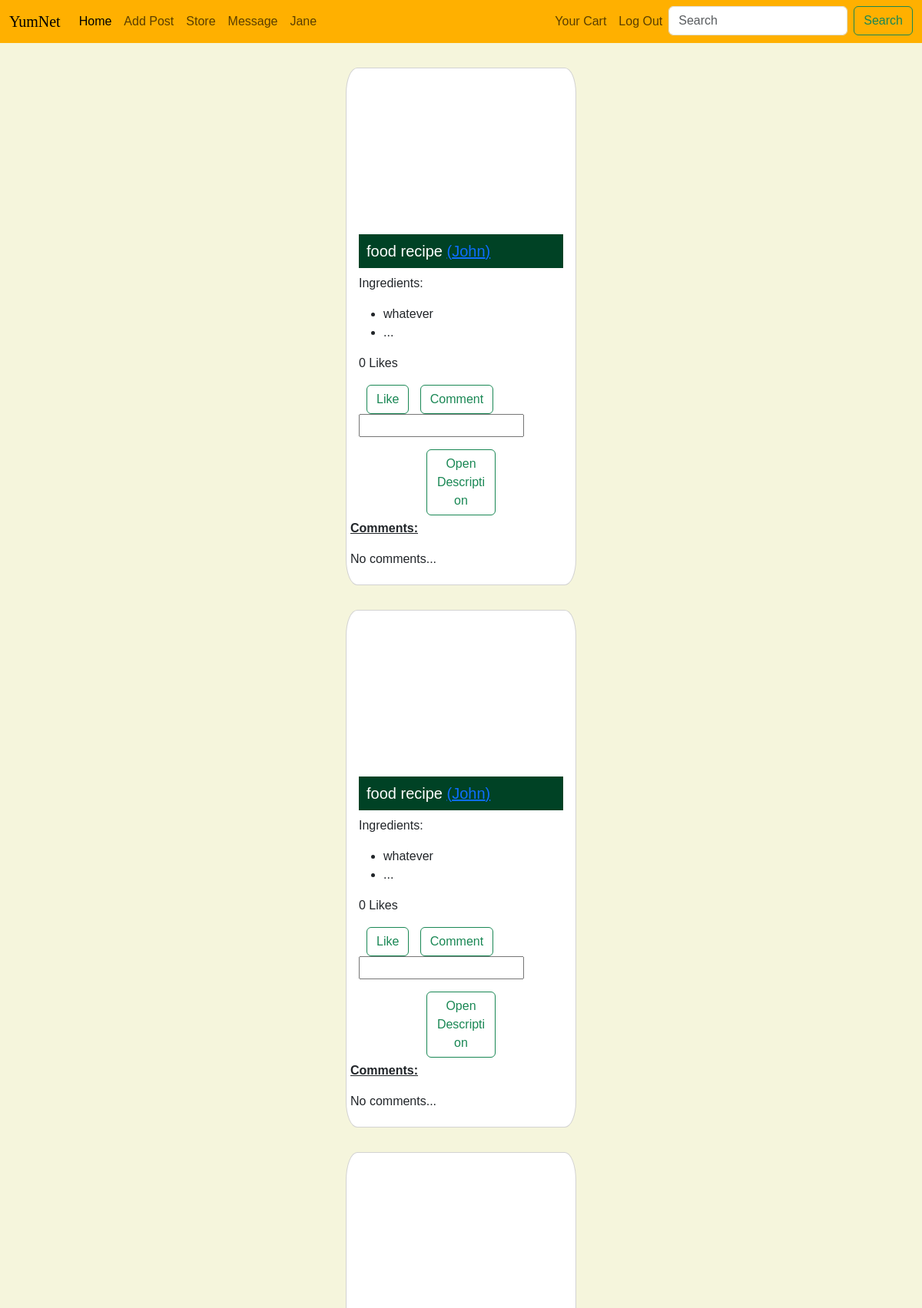
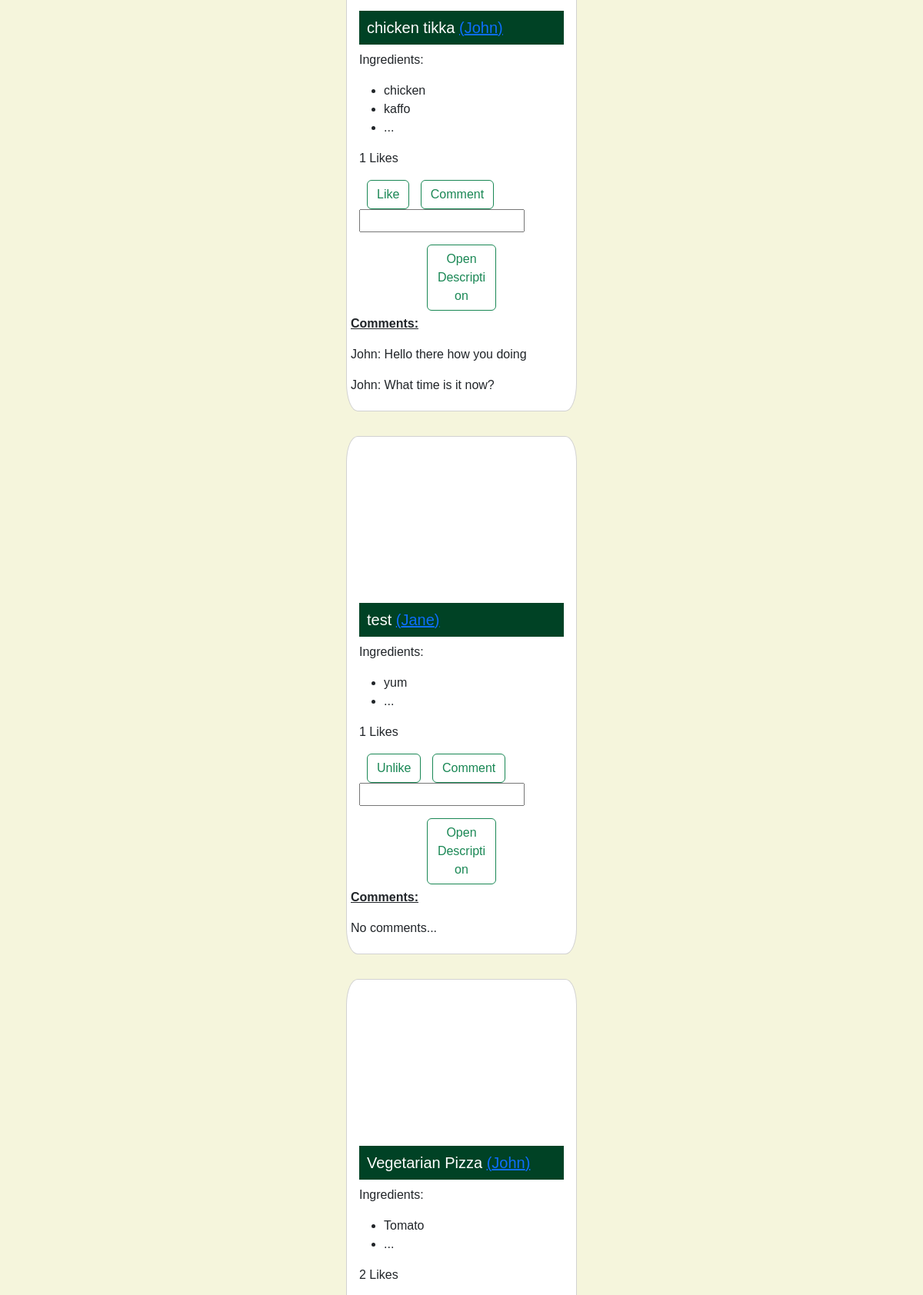
Screenshot of /hompage.php (signed in, upper part) with the database file from the repository (2 pictures, top to bottom).
### tables this page shows
CREATE TABLE `post` (
  `pid` int(11) NOT NULL,
  `img_url` varchar(2048) NOT NULL,
  `title` varchar(255) DEFAULT NULL,
  `published_at` datetime NOT NULL,
  `is_veg` int(1) NOT NULL,
  `caption` varchar(2048) NOT NULL,
  `user_id` int(11) NOT NULL
);

CREATE TABLE `page_user` (
  `uid` int(11) NOT NULL,
  `first_name` varchar(255) NOT NULL,
  `last_name` varchar(255) NOT NULL,
  `user_name` varchar(255) NOT NULL,
  `email` varchar(255) NOT NULL,
  `pass` varchar(255) NOT NULL,
  `dob` date DEFAULT '2003-10-28',
  `last_seen` datetime DEFAULT current_timestamp(),
  `gender` bit(1) DEFAULT b'0' COMMENT 'male is zero female is one',
  `pic_url` varchar(255) DEFAULT NULL
);

CREATE TABLE `postingredient` (
  `ingredient_name` varchar(255) NOT NULL,
  `post_id` int(11) NOT NULL,
  `quantity` int(11) DEFAULT NULL
);

### hompage.php (the view, shortened to what this page needs)
<!DOCTYPE html>
<html lang="en">
<head>
    <?php require 'includes_and_requires/bootstrap.php' ?>
    <?php require 'styleTemp.php' ?>
</head>
<body>
    <?php include 'includes_and_requires/menu.php' ?>
    <?php
    require 'config.php';
    $sql="";
    if(!isset($_SESSION['admin_id'])){
        $sql = "select * from follower where follower_id = $_SESSION[user_id]";
    }else{
        $sql = "select * from follower where follower_id = $_SESSION[admin_id]";
    }
    $ret = mysqli_query($conn, $sql);
    if (mysqli_num_rows($ret) > 0) {
        $sql = "select * from post
      join page_user as pu on user_id = pu.uid
      join follower as f on pu.uid = f.following_id
      where f.follower_id = $_SESSION[user_id] order by published_at desc";
        $ret = mysqli_query($conn, $sql);
        if (mysqli_num_rows($ret) > 0) {
            while ($row = mysqli_fetch_assoc($ret)) {
                $sql = "Select * from page_user where uid = {$row['user_id']}";
                $ret2 = mysqli_query($conn, $sql);
                $row2 = mysqli_fetch_assoc($ret2);
                $sql = "Select * from postingredient where post_id = {$row['pid']} limit 3";
                $ret3 = mysqli_query($conn, $sql);
                echo "
          <div class='card'>
      <div class='custom_image' style='background-image:url({$row['img_url']})'></div>
      <div class='card-body'>
      <h5 class='card-title'>{$row['title']} <a href='Controllers/pfpPagelink.php?user_id={$row2['uid']}'>({$row2['first_name']})</a></h5>
      <p class='card-text' onmouseover='onHover({$row['pid']})' onmouseout='outHover({$row['pid']})'>
          Ingredients: <ul>";
                while ($row3 = mysqli_fetch_assoc($ret3)) {
                    echo "<li>{$row3['ingredient_name']}</li>";
                }
                echo "
        <li>...</li>
        </ul>
        </p>
        <p>";
                $sql = "select count(pid) as count from post_like
        where pid = {$row['pid']}";
                $ret4 = mysqli_query($conn, $sql);
                $count = mysqli_fetch_assoc($ret4);
                $sql = "SELECT * FROM post_like WHERE pid = {$row['pid']} AND uid = {$_SESSION['user_id']}";
                $ret5 = mysqli_query($conn, $sql);
                echo "{$count['count']}";
                echo " Likes</p>
        <form action='Controllers/LCController.php'>
        <input type='submit' class='btn btn-outline-success' value='" . (mysqli_num_rows($ret5)>0 ? 'Unlike' : 'Like') . "' name='like'>
        <input type='submit' class='btn btn-outline-success' value='Comment' name='comm'>
        <input type='text' name='comment' >
        <input type = 'hidden' name='user' value='$_SESSION[user_id]'>
        <input type = 'hidden' name='post' value='{$row['pid']}'>
        <input type = 'hidden' name='loc' value='home'>
        </form>
      </div>
      <button onclick='desc(1,\"post{$row['pid']}\")' class='btn btn-outline-success open'>Open Description</button>
      <div class='coms'><b><u><p>Comments:</p></u></b>";
                $sql = "select first_name, content
      from post_comment as pc
      join page_user as pu on pc.uid = pu.uid
      where pid = {$row['pid']}
      ";
                $retCom = mysqli_query($conn, $sql);
                if (mysqli_num_rows($retCom) == 0) {
                    echo "<p>No comments...</p>";
                } else {
                    while ($coms = mysqli_fetch_assoc($retCom)) {
                        echo "<p>{$coms['first_name']}: {$coms['content']}</p>";
                    }
                }
                echo "</div>
    </div>";
                $sql = "Select * from postingredient where post_id = {$row['pid']}";
                $ret3 = mysqli_query($conn, $sql);
                echo "<div class = 'postIng' id = '{$row['pid']}'><p>INGREDIENTS:</p><ul>";
                while ($row3 = mysqli_fetch_assoc($ret3)) {
                    echo "<li>{$row3['ingredient_name']}</li>";
                }
                echo "</ul></div>";
                $ret4 =  mysqli_query($conn, "Select * from post where pid = {$row['pid']}");
                echo "<div class = 'postDesc' id='post{$row['pid']}'> <h2>Description:</h2>";
                while ($row4 = mysqli_fetch_assoc($ret4)) {
                    echo "<p>{$row4['caption']}</p><button onclick='desc(0,\"post{$row['pid']}\")' class='btn btn-outline-success'>Close Description</button>";
                }
                echo "</div>";
            }
        }
    } else {
        $sql = "select * from post order by published_at desc";
        $ret = mysqli_query($conn, $sql);
        if (mysqli_num_rows($ret) > 0) {
            while ($row = mysqli_fetch_assoc($ret)) {
              $sql = "Select * from page_user where uid= {$row['user_id']}";
              $ret2 = mysqli_query($conn, $sql);
              $row2 = mysqli_fetch_assoc($ret2);
              $sql = "Select * from postingredient where post_id = {$row['pid']} limit 3";
              $ret3 = mysqli_query($conn, $sql);
              echo "
        <div class='card'>
    <div class='custom_image' style='background-image:url({$row['img_url']})'></div>
    <div class='card-body'>
    <h5 class='card-title'>{$row['title']} <a href='Controllers/pfpPagelink.php?user_id={$row2['uid']}'>({$row2['first_name']})</a></h5>
    <p class='card-text' onmouseover='onHover({$row['pid']})' onmouseout='outHover({$row['pid']})'>
        Ingredients: <ul>";
              while ($row3 = mysqli_fetch_assoc($ret3)) {
                  echo "<li>{$row3['ingredient_name']}</li>";
              }
              echo "
      <li>...</li>
      </ul>
      </p>
      <p>";
              $sql = "select count(pid) as count from post_like
      where pid = {$row['pid']}";
      $ret4 = mysqli_query($conn, $sql);
      $count = mysqli_fetch_assoc($ret4);
      $sql = "SELECT * FROM post_like WHERE pid = {$row['pid']} AND uid = {$_SESSION['user_id']}";
      $ret5 = mysqli_query($conn, $sql);
      echo "{$count['count']}";
      echo " Likes</p>
<form action='Controllers/LCController.php'>
<input type='submit' class='btn btn-outline-success' value='" . (mysqli_num_rows($ret5)>0 ? 'Unlike' : 'Like') . "' name='like'>
      <input type='submit' class='btn btn-outline-success' value='Comment' name='comm'>
      <input type='text' name='comment' >
      <input type = 'hidden' name='user' value='$_SESSION[user_id]'>
      <input type = 'hidden' name='post' value='{$row['pid']}'>
      <input type = 'hidden' name='loc' value='home'>
      </form>
    </div>
    <button onclick='desc(1,\"post{$row['pid']}\")' class='btn btn-outline-success open'>Open Description</button>
    <div class='coms'><b><u><p>Comments:</p></u></b>";
              $sql = "select first_name, content
    from post_comment as pc
    join page_user as pu on pc.uid = pu.uid
    where pid = {$row['pid']}
    ";
              $retCom = mysqli_query($conn, $sql);
              if (mysqli_num_rows($retCom) == 0) {
                  echo "<p>No comments...</p>";
              } else {
                  while ($coms = mysqli_fetch_assoc($retCom)) {
                      echo "<p>{$coms['first_name']}: {$coms['content']}</p>";
                  }
              }
              echo "</div>
  </div>";
          }
      }
  }
  ?>
</body>
</html>

### includes_and_requires/bootstrap.php (shortened to what this page needs)
<link rel="stylesheet" href="bootstrap-5.3.2-dist/css/bootstrap.min.css">

### styleTemp.php
<link rel="stylesheet" href="style11.css">

### includes_and_requires/menu.php (shortened to what this page needs)
<nav class="navbar navbar-expand-lg nb_custom">
        <div class="container-fluid">
          <a class="navbar-brand title_font" href="#">YumNet</a>
          <div class="collapse navbar-collapse" id="navbarSupportedContent">
            <ul class="navbar-nav me-auto mb-2 mb-lg-0">
              <li class="nav-item">
                <a class="nav-link active" aria-current="page" href="hompage.php">Home</a>
              </li>
              <li class="nav-item">
                <a class="nav-link" href="addPost.php">Add Post</a>
              </li>
              <li class="nav-item">
                <a class="nav-link" href="store.php">Store</a>
              </li>
              <li class="nav-item">
                <a class="nav-link" href="searchMessages.php">Message</a>
              </li>
              <li class="nav-item">
                <a class="nav-link" href="#"><?php session_start(); echo "$_SESSION[first_name]";?></a>
              </li>
            </ul>
            <ul class="navbar-nav ms-auto mb-2 mb-lg-0">
              <li class="nav-item">
                <a class="nav-link" href="cart.php">Your Cart       </a>
              </li>
              <li class="nav-item">
                <a class="nav-link" href="logout.php">Log Out       </a>
              </li>
              <li class="nav-item">
                <form class="d-flex" role="search">
                  <input class="form-control me-2" type="search" placeholder="Search" aria-label="Search">
                  <button class="btn btn-outline-success" type="submit">Search</button>
                </form>
              </li>
            </ul>
          </div>
        </div>
      </nav>

### style11.css (style rules this page uses)
.card { width: 25%; margin: 2em auto; }
.title_font { font-family: 'Kaushan Script', cursive; }
body { font-family: sans-serif; background-color: #F5F5DC; }
.nb_custom { background-color: #FFB000; margin-bottom: 20px; }
h5.card-title { background-color: #004225; padding: 10px; color: white; }
.custom_image { width: 100%; height: 200px; background-size: cover; background-position: center; }
.card { border-radius: 5%; margin-bottom: 20px; }
.custom_image { border-top-left-radius: 5%; border-top-right-radius: 5%; }
.coms { padding: 5px; }
.open { width: 30%; margin: auto auto; }
input.btn { background-color: white; margin-left: 10px; }

### rows the page displays
post: title "food recipe", page_user.first_name "John", count "0", shows "No comments..."
postingredient: ingredient_name "whatever"
post: title "food recipe", page_user.first_name "John", count "0", shows "No comments..."
postingredient: ingredient_name "whatever"
post: title "chicken tikka", page_user.first_name "John", count "1", first_name "John", content "Hello there how you doing", content "What time is it now?"
postingredient: ingredient_name "chicken"
postingredient: ingredient_name "kaffo"
post: title "test", page_user.first_name "Jane", count "1", shows "No comments..."
postingredient: ingredient_name "yum"
post: title "Vegetarian Pizza", page_user.first_name "John", count "2"
postingredient: ingredient_name "Tomato"

### other values shown
$_SESSION[first_name] "Jane"
